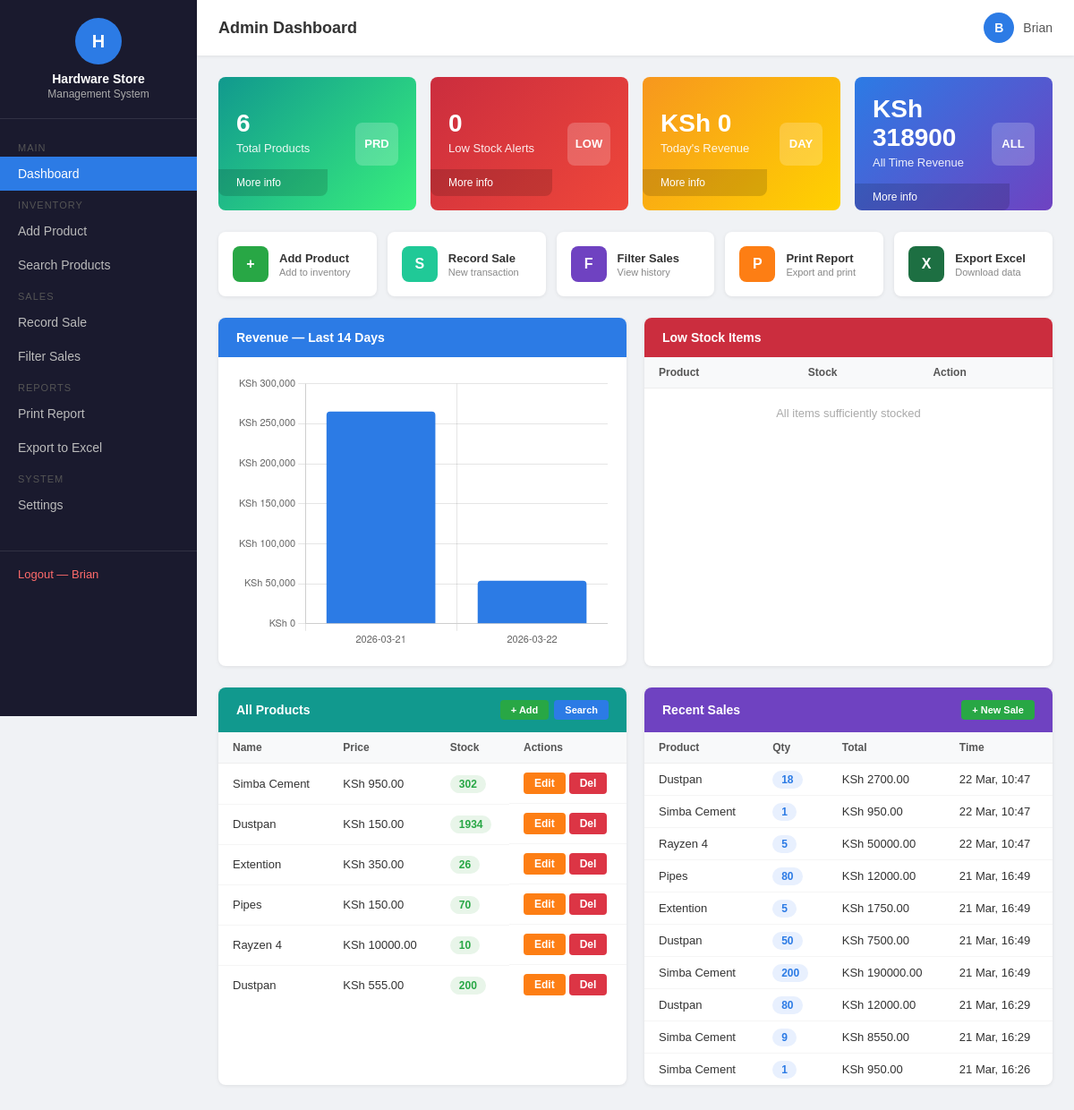
The page /dashboard/ (signed in) on the database its author committed.
### inventory/models.py (models this page shows, shortened)
class Product(models.Model):
    name = models.CharField(max_length=200)
    category = models.ForeignKey(Category, on_delete=models.SET_NULL, null=True)
    supplier = models.ForeignKey(Supplier, on_delete=models.SET_NULL, null=True)
    price = models.DecimalField(max_digits=10, decimal_places=2)
    stock_quantity = models.IntegerField()
    reorder_level = models.IntegerField(default=5)
    def is_low_stock(self):
        return self.stock_quantity <= self.reorder_level

### sales/models.py (models this page shows, shortened)
class Sale(models.Model):
    receipt = models.ForeignKey(Receipt, on_delete=models.CASCADE, null=True, blank=True, related_name='items')
    receipt_number = models.CharField(max_length=20, blank=True)
    product = models.ForeignKey(Product, on_delete=models.CASCADE)
    quantity_sold = models.IntegerField()
    date = models.DateTimeField(auto_now_add=True)
    total_price = models.DecimalField(max_digits=10, decimal_places=2, blank=True, null=True)

### reports/views.py (the view)
# urls.py: path('', lambda request: redirect('dashboard')),
@login_required
def dashboard(request):
    total_products = Product.objects.count()
    low_stock_items = Product.objects.filter(stock_quantity__lte=F('reorder_level'))
    all_products = Product.objects.select_related('category', 'supplier').all()
    categories = Category.objects.all()
    suppliers = Supplier.objects.all()
    today = date.today()
    today_sales = Sale.objects.filter(date__date=today)
    today_revenue = today_sales.aggregate(total=Sum('total_price'))['total'] or 0
    today_items_sold = today_sales.aggregate(total=Sum('quantity_sold'))['total'] or 0
    total_sales_value = Sale.objects.aggregate(total=Sum('total_price'))['total'] or 0
    recent_sales = Sale.objects.order_by('-date')[:10]
    daily_breakdown = (
        Sale.objects.annotate(day=TruncDate('date'))
        .values('day')
        .annotate(
            revenue=Sum('total_price'),
            items_sold=Sum('quantity_sold'),
            transactions=Count('id')
        )
        .order_by('-day')[:14]
    )
    chart_data_qs = list(reversed(list(daily_breakdown)))
    chart_labels = [str(entry['day']) for entry in chart_data_qs]
    chart_data = [float(entry['revenue']) for entry in chart_data_qs]
    context = {
        'total_products': total_products,
        'low_stock_items': low_stock_items,
        'all_products': all_products,
        'categories': categories,
        'suppliers': suppliers,
        'today_revenue': today_revenue,
        'today_items_sold': today_items_sold,
        'total_sales_value': total_sales_value,
        'recent_sales': recent_sales,
        'daily_breakdown': daily_breakdown,
        'chart_labels': chart_labels,
        'chart_data': chart_data,
        'today': today,
    }
    return render(request, 'reports/dashboard.html', context)

### reports/templates/reports/dashboard.html (shortened to what this page needs)
<!DOCTYPE html>
<html>
<head>
</head>
<body>
<div class="sidebar">
    <div class="sidebar-logo">
        <div class="icon">H</div>
        <h2>Hardware Store</h2>
        <p>Management System</p>
    </div>
    <div class="sidebar-menu">
        <div class="menu-label">Main</div>
        <a href="/dashboard/" class="menu-item active">Dashboard</a>
        <div class="menu-label">Inventory</div>
        <a href="/product/add/" class="menu-item">Add Product</a>
        <a href="/search/" class="menu-item">Search Products</a>
        <div class="menu-label">Sales</div>
        <a href="/sale/record/" class="menu-item">Record Sale</a>
        <a href="/sales/filter/" class="menu-item">Filter Sales</a>
        <div class="menu-label">Reports</div>
        <a href="/report/print/" class="menu-item">Print Report</a>
        <a href="/export/excel/" class="menu-item">Export to Excel</a>
        <div class="menu-label">System</div>
        <a href="/settings/" class="menu-item">Settings</a>
    </div>
    <div class="sidebar-footer">
        <a href="/accounts/logout/">Logout — {{ request.user.username }}</a>
    </div>
</div>
<div class="main">
    <div class="topbar">
    <h3>Admin Dashboard</h3>
    <div style="display:flex; align-items:center; gap:20px;">
        <div class="user">
            <div class="avatar">{{ request.user.username|first|upper }}</div>
            <span>{{ request.user.username }}</span>
        </div>
    </div>
</div>
    <div class="content">
        <div class="stats">
            <div class="stat-card teal">
                <div class="stat-info">
                    <h2>{{ total_products }}</h2>
                    <p>Total Products</p>
                    <div class="stat-footer"><a href="/product/add/">More info</a></div>
                </div>
                <div class="stat-icon">PRD</div>
            </div>
            <div class="stat-card red">
                <div class="stat-info">
                    <h2>{{ low_stock_items.count }}</h2>
                    <p>Low Stock Alerts</p>
                    <div class="stat-footer"><a href="/dashboard/#low-stock">More info</a></div>
                </div>
                <div class="stat-icon">LOW</div>
            </div>
            <div class="stat-card amber">
                <div class="stat-info">
                    <h2>KSh {{ today_revenue }}</h2>
                    <p>Today's Revenue</p>
                    <div class="stat-footer"><a href="/sales/filter/">More info</a></div>
                </div>
                <div class="stat-icon">DAY</div>
            </div>
            <div class="stat-card blue">
                <div class="stat-info">
                    <h2>KSh {{ total_sales_value }}</h2>
                    <p>All Time Revenue</p>
                    <div class="stat-footer"><a href="/report/print/">More info</a></div>
                </div>
                <div class="stat-icon">ALL</div>
            </div>
        </div>
        <div class="quick-actions">
            <a href="/product/add/" class="action-card">
                <div class="action-icon" style="background:#28a745;">+</div>
                <div>
                    <div class="action-title">Add Product</div>
                    <div class="action-sub">Add to inventory</div>
                </div>
            </a>
            <a href="/sale/record/" class="action-card">
                <div class="action-icon" style="background:#20c997;">S</div>
                <div>
                    <div class="action-title">Record Sale</div>
                    <div class="action-sub">New transaction</div>
                </div>
            </a>
            <a href="/sales/filter/" class="action-card">
                <div class="action-icon" style="background:#6f42c1;">F</div>
                <div>
                    <div class="action-title">Filter Sales</div>
                    <div class="action-sub">View history</div>
                </div>
            </a>
            <a href="/report/print/" class="action-card">
                <div class="action-icon" style="background:#fd7e14;">P</div>
                <div>
                    <div class="action-title">Print Report</div>
                    <div class="action-sub">Export and print</div>
                </div>
            </a>
            <a href="/export/excel/" class="action-card">
                <div class="action-icon" style="background:#1D6F42;">X</div>
                <div>
                    <div class="action-title">Export Excel</div>
                    <div class="action-sub">Download data</div>
                </div>
            </a>
        </div>
        <div class="grid-2">
            <div class="panel">
                <div class="panel-header blue">Revenue — Last 14 Days</div>
                <div style="padding: 20px;">
                    <canvas id="salesChart" height="220"></canvas>
                </div>
            </div>
            <div class="panel" id="low-stock">
                <div class="panel-header red">Low Stock Items</div>
                <div class="panel-body">
                    <table>
                        <tr><th>Product</th><th>Stock</th><th>Action</th></tr>
                        {% for item in low_stock_items %}
                        <tr>
                            <td>{{ item.name }}</td>
                            <td><span class="badge badge-red">{{ item.stock_quantity }}</span></td>
                            <td><a href="/restock/{{ item.id }}/" class="btn btn-blue">Restock</a></td>
                        </tr>
                        {% empty %}
                        <tr><td colspan="3" class="empty">All items sufficiently stocked</td></tr>
                        {% endfor %}
                    </table>
                </div>
            </div>
        </div>
        <div class="grid-2">
            <div class="panel">
                <div class="panel-header teal">
                    All Products
                    <div style="display:flex; gap:6px;">
                        <a href="/product/add/" class="btn btn-green" style="font-size:11px;">+ Add</a>
                        <a href="/search/" class="btn btn-blue" style="font-size:11px;">Search</a>
                    </div>
                </div>
                <div class="panel-body">
                    <table>
                        <tr><th>Name</th><th>Price</th><th>Stock</th><th>Actions</th></tr>
                        {% for product in all_products %}
                        <tr>
                            <td>{{ product.name }}</td>
                            <td>KSh {{ product.price }}</td>
                            <td>
                                {% if product.is_low_stock %}
                                    <span class="badge badge-red">{{ product.stock_quantity }}</span>
                                {% else %}
                                    <span class="badge badge-green">{{ product.stock_quantity }}</span>
                                {% endif %}
                            </td>
                            <td style="display:flex; gap:4px;">
                                <a href="/product/edit/{{ product.id }}/" class="btn btn-orange">Edit</a>
                                <form method="POST" action="/product/delete/{{ product.id }}/" style="display:inline;" onsubmit="return confirm('Delete {{ product.name }}?')">
                                    <button type="submit" class="btn btn-red">Del</button>
                                </form>
                            </td>
                        </tr>
                        {% empty %}
                        <tr><td colspan="4" class="empty">No products yet — <a href="/product/add/">Add one</a></td></tr>
                        {% endfor %}
                    </table>
                </div>
            </div>
            <div class="panel">
                <div class="panel-header purple">
                    Recent Sales
                    <a href="/sale/record/" class="btn btn-green" style="font-size:11px;">+ New Sale</a>
                </div>
                <div class="panel-body">
                    <table>
                        <tr><th>Product</th><th>Qty</th><th>Total</th><th>Time</th></tr>
                        {% for sale in recent_sales %}
                        <tr>
                            <td>{{ sale.product.name }}</td>
                            <td><span class="badge badge-blue">{{ sale.quantity_sold }}</span></td>
                            <td>KSh {{ sale.total_price }}</td>
                            <td>{{ sale.date|date:"d M, H:i" }}</td>
                        </tr>
                        {% empty %}
                        <tr><td colspan="4" class="empty">No sales yet</td></tr>
                        {% endfor %}
                    </table>
                </div>
            </div>
        </div>
    </div>
</div>
<script>
    const labels = {{ chart_labels|safe }};
    const data = {{ chart_data|safe }};
    new Chart(document.getElementById('salesChart'), {
        type: 'bar',
        data: {
            labels: labels,
            datasets: [{
                data: data,
                backgroundColor: '#2c7be5',
                borderRadius: 4,
            }]
        },
        options: {
            responsive: true,
            plugins: { legend: { display: false } },
            scales: {
                y: {
                    beginAtZero: true,
                    ticks: { callback: v => 'KSh ' + v.toLocaleString(), font: { size: 11 } }
                },
                x: { ticks: { font: { size: 11 } } }
            }
        }
    });
</script>
</body>
</html>

### rows shown on the page
Product: name "Simba Cement", price "950.00", stock_quantity "302"
Product: name "Dustpan", price "150.00", stock_quantity "1934"
Product: name "Extention", price "350.00", stock_quantity "26"
Product: name "Pipes", price "150.00", stock_quantity "70"
Product: name "Rayzen 4", price "10000.00", stock_quantity "10"
Product: name "Dustpan", price "555.00", stock_quantity "200"
Sale: product.name "Dustpan", quantity_sold "18", total_price "2700.00", date "22 Mar, 10:47"
Sale: product.name "Simba Cement", quantity_sold "1", total_price "950.00", date "22 Mar, 10:47"
Sale: product.name "Rayzen 4", quantity_sold "5", total_price "50000.00", date "22 Mar, 10:47"
Sale: product.name "Pipes", quantity_sold "80", total_price "12000.00", date "21 Mar, 16:49"
Sale: product.name "Extention", quantity_sold "5", total_price "1750.00", date "21 Mar, 16:49"
Sale: product.name "Dustpan", quantity_sold "50", total_price "7500.00", date "21 Mar, 16:49"
Sale: product.name "Simba Cement", quantity_sold "200", total_price "190000.00", date "21 Mar, 16:49"
Sale: product.name "Dustpan", quantity_sold "80", total_price "12000.00", date "21 Mar, 16:29"
Sale: product.name "Simba Cement", quantity_sold "9", total_price "8550.00", date "21 Mar, 16:29"
Sale: product.name "Simba Cement", quantity_sold "1", total_price "950.00", date "21 Mar, 16:26"

### other values the page prints
{{ request.user.username }} "Brian"
{{ request.user.username|first|upper }} "B"
{{ total_products }} "6"
{{ low_stock_items.count }} "0"
{{ today_revenue }} "0"
{{ total_sales_value }} "318900"
chart data {{ chart_labels|safe }} ['2026-03-21', '2026-03-22']
chart data {{ chart_data|safe }} [265250.0, 53650.0]
